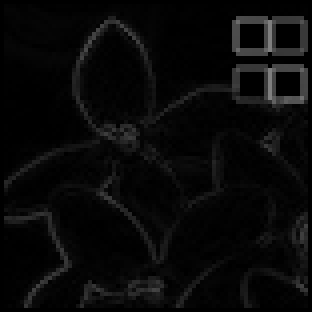
#> input picture img_small_gm.png, 78 x 78 px (shown 4 times larger)
$ python exer12.py img_small_gm.png out.png
#> lines starting #> are read from the running program, lines starting #| are printed output that depends on the picture
#dm2024 1bc36c9b73b21cad239bf4d37aa34f3ad5d42093064e17d1f87d7bb079e60ffe#
#dm template
# これより上は編集しないこと

# 勾配強度画像を作成する
# I = math.sqrt(fx^2 + fy*2)
# 画素値は[0,255]の範囲に切り詰める

import numpy as np
import sys
import cv2
import math

fname_in  = sys.argv[1]
fname_out = sys.argv[2]

#画像をロード, グレースケール化, float型へ変換
img = cv2.imread(fname_in)
#> img is the input picture: shape (78, 78, 3); min 0, max 128, mean 8.8
img = cv2.cvtColor(img, cv2.COLOR_RGB2GRAY)
#> img: shape (78, 78)
img = np.float64(img)

#出力画像を準備(グレースケール，float型)
img_out = np.zeros_like( img )


#!!ここを編集する!! img_outの各画素における勾配強度を計算する
height, width = img.shape
#> height = 78; width = 78


for y in range(1, height - 1):
    for x in range(1, width - 1):
        fx = img[y, x + 1] - img[y, x - 1]
        fy = img[y + 1, x] - img[y - 1, x]

        intensity = math.sqrt(fx ** 2 + fy ** 2)

        img_out[y, x] = min(intensity, 255)
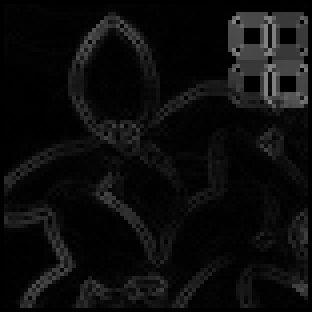
#> img_out: shape (78, 78) float64 (shown 4 times larger); min 0, max 130.7, mean 12.7


#float型からuint8型に変換し、書き出し
cv2.imwrite(fname_out, np.uint8( img_out) )
